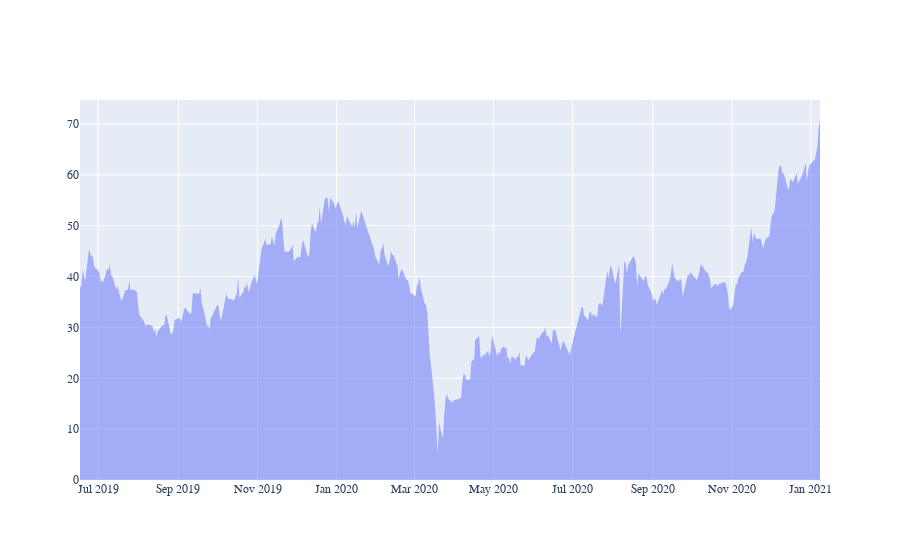

The notebook cell this image was saved under:
### Code cell
fig = plotArea(df)
fig.show()

### Figure 1 — Plotly figure (JSON) as saved in the notebook; plotly's stock layout.template omitted (floating-point values rounded to 4 significant figures; data arrays with more than 128 entries replaced by an {"elided": "..."} marker saying what was removed)
{"data": [{"fill": "tozeroy", "mode": "none", "name": "006208", "type": "scatter", "x": {"elided": "381 str values"}, "y": {"elided": "381 float values"}}], "layout": {"font": {"family": "Courier New"}, "hovermode": "x", "title": {"font": {"family": "Times New Roman"}}}}
